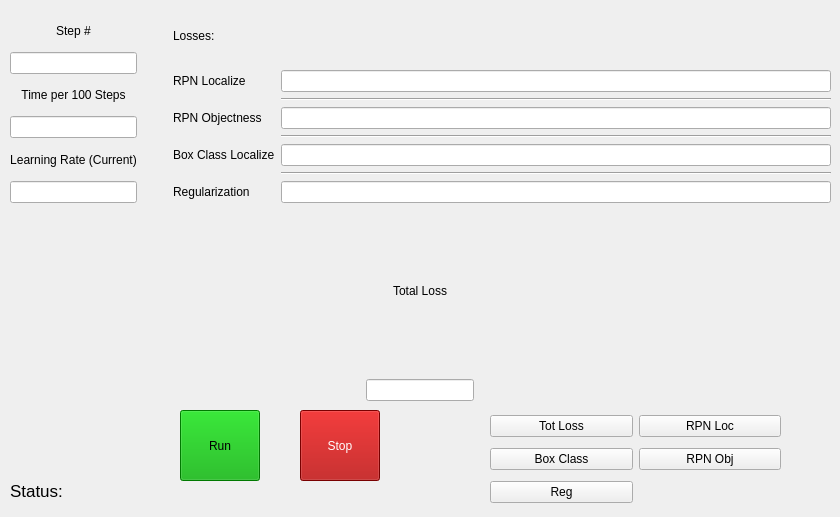
    <widget class="QWidget" name="run_page">
     <widget class="QLabel" name="running_status">
      <property name="geometry">
       <rect>
        <x>10</x>
        <y>480</y>
        <width>491</width>
        <height>21</height>
       </rect>
      </property>
      <property name="font">
       <font>
        <pointsize>13</pointsize>
       </font>
      </property>
      <property name="text">
       <string>Status: </string>
      </property>
     </widget>
     <widget class="QWidget" name="gridLayoutWidget">
      <property name="geometry">
       <rect>
        <x>10</x>
        <y>10</y>
        <width>821</width>
        <height>391</height>
       </rect>
      </property>
      <layout class="QGridLayout" name="gridLayout">
       <item row="0" column="0">
        <layout class="QHBoxLayout" name="horizontalLayout_2">
         <item>
          <layout class="QVBoxLayout" name="verticalLayout_3">
           <item>
            <spacer name="verticalSpacer_27">
             <property name="orientation">
              <enum>Qt::Vertical</enum>
             </property>
             <property name="sizeType">
              <enum>QSizePolicy::Fixed</enum>
             </property>
             <property name="sizeHint" stdset="0">
              <size>
               <width>20</width>
               <height>5</height>
              </size>
             </property>
            </spacer>
           </item>
           <item>
            <widget class="QLabel" name="Step_Num">
             <property name="text">
              <string>Step #</string>
             </property>
             <property name="alignment">
              <set>Qt::AlignCenter</set>
             </property>
            </widget>
           </item>
           <item>
            <widget class="QLineEdit" name="step_value">
             <property name="sizePolicy">
              <sizepolicy hsizetype="Preferred" vsizetype="Fixed">
               <horstretch>0</horstretch>
               <verstretch>0</verstretch>
              </sizepolicy>
             </property>
            </widget>
           </item>
           <item>
            <widget class="QLabel" name="Step_Time">
             <property name="text">
              <string>Time per 100 Steps</string>
             </property>
             <property name="alignment">
              <set>Qt::AlignCenter</set>
             </property>
            </widget>
           </item>
           <item>
            <widget class="QLineEdit" name="step_time_value">
             <property name="sizePolicy">
              <sizepolicy hsizetype="Preferred" vsizetype="Fixed">
               <horstretch>0</horstretch>
               <verstretch>0</verstretch>
              </sizepolicy>
             </property>
            </widget>
           </item>
           <item>
            <widget class="QLabel" name="Learning_Rate">
             <property name="text">
              <string>Learning Rate (Current)</string>
             </property>
             <property name="alignment">
              <set>Qt::AlignCenter</set>
             </property>
            </widget>
           </item>
           <item>
            <widget class="QLineEdit" name="learning_rate_value">
             <property name="sizePolicy">
              <sizepolicy hsizetype="Preferred" vsizetype="Fixed">
               <horstretch>0</horstretch>
               <verstretch>0</verstretch>
              </sizepolicy>
             </property>
            </widget>
           </item>
          </layout>
         </item>
         <item>
          <spacer name="horizontalSpacer">
           <property name="orientation">
            <enum>Qt::Horizontal</enum>
           </property>
           <property name="sizeType">
            <enum>QSizePolicy::Fixed</enum>
           </property>
           <property name="sizeHint" stdset="0">
            <size>
             <width>30</width>
             <height>20</height>
            </size>
           </property>
          </spacer>
         </item>
         <item>
          <layout class="QVBoxLayout" name="verticalLayout_4">
           <item>
            <spacer name="verticalSpacer_30">
             <property name="orientation">
              <enum>Qt::Vertical</enum>
             </property>
             <property name="sizeType">
              <enum>QSizePolicy::Fixed</enum>
             </property>
             <property name="sizeHint" stdset="0">
              <size>
               <width>20</width>
               <height>9</height>
              </size>
             </property>
            </spacer>
           </item>
           <item>
            <widget class="QLabel" name="Losses">
             <property name="text">
              <string>Losses:</string>
             </property>
            </widget>
           </item>
           <item>
            <layout class="QFormLayout" name="formLayout_5">
             <item row="1" column="0">
              <widget class="QLabel" name="RPN_Localize">
               <property name="text">
                <string>RPN Localize</string>
               </property>
              </widget>
             </item>
             <item row="1" column="1">
              <widget class="QLineEdit" name="RPN_loc_loss_value"/>
             </item>
             <item row="3" column="0">
              <widget class="QLabel" name="RPN_Objectness">
               <property name="text">
                <string>RPN Objectness</string>
               </property>
              </widget>
             </item>
             <item row="3" column="1">
              <widget class="QLineEdit" name="obj_loss_value"/>
             </item>
             <item row="5" column="0">
              <widget class="QLabel" name="Box_Class_Localize">
               <property name="text">
                <string>Box Class Localize</string>
               </property>
              </widget>
             </item>
             <item row="5" column="1">
              <widget class="QLineEdit" name="BC_loc_loss_value"/>
             </item>
             <item row="7" column="0">
              <widget class="QLabel" name="Regularization">
               <property name="text">
                <string>Regularization</string>
               </property>
              </widget>
             </item>
             <item row="7" column="1">
              <widget class="QLineEdit" name="reg_loss_value"/>
             </item>
             <item row="2" column="1">
              <widget class="Line" name="line_10">
               <property name="orientation">
                <enum>Qt::Horizontal</enum>
               </property>
              </widget>
             </item>
             <item row="2" column="0">
              <widget class="Line" name="line_11">
               <property name="orientation">
                <enum>Qt::Horizontal</enum>
               </property>
              </widget>
             </item>
             <item row="4" column="1">
              <widget class="Line" name="line_12">
               <property name="orientation">
                <enum>Qt::Horizontal</enum>
               </property>
              </widget>
             </item>
             <item row="6" column="1">
              <widget class="Line" name="line_13">
               <property name="orientation">
                <enum>Qt::Horizontal</enum>
               </property>
              </widget>
             </item>
             <item row="6" column="0">
              <widget class="Line" name="line_14">
               <property name="orientation">
                <enum>Qt::Horizontal</enum>
               </property>
              </widget>
             </item>
             <item row="4" column="0">
              <widget class="Line" name="line_15">
               <property name="orientation">
                <enum>Qt::Horizontal</enum>
               </property>
              </widget>
             </item>
             <item row="0" column="1">
              <spacer name="verticalSpacer_28">
               <property name="orientation">
                <enum>Qt::Vertical</enum>
               </property>
               <property name="sizeType">
                <enum>QSizePolicy::Fixed</enum>
               </property>
               <property name="sizeHint" stdset="0">
                <size>
                 <width>20</width>
                 <height>5</height>
                </size>
               </property>
              </spacer>
             </item>
             <item row="0" column="0">
              <spacer name="verticalSpacer_29">
               <property name="orientation">
                <enum>Qt::Vertical</enum>
               </property>
               <property name="sizeType">
                <enum>QSizePolicy::Fixed</enum>
               </property>
               <property name="sizeHint" stdset="0">
                <size>
                 <width>20</width>
                 <height>5</height>
                </size>
               </property>
              </spacer>
             </item>
            </layout>
           </item>
          </layout>
         </item>
        </layout>
       </item>
       <item row="1" column="0">
        <layout class="QVBoxLayout" name="verticalLayout_2">
         <item>
          <layout class="QHBoxLayout" name="horizontalLayout_3">
           <item>
            <layout class="QVBoxLayout" name="verticalLayout_5">
             <item>
              <widget class="QLabel" name="Total_loss">
               <property name="text">
                <string>Total Loss</string>
               </property>
               <property name="alignment">
                <set>Qt::AlignCenter</set>
               </property>
              </widget>
             </item>
             <item>
              <widget class="QLineEdit" name="total_loss_value">
               <property name="sizePolicy">
                <sizepolicy hsizetype="Fixed" vsizetype="Fixed">
                 <horstretch>0</horstretch>
                 <verstretch>0</verstretch>
                </sizepolicy>
               </property>
               <property name="alignment">
                <set>Qt::AlignCenter</set>
               </property>
              </widget>
             </item>
            </layout>
           </item>
           <item>
            <layout class="QHBoxLayout" name="graph"/>
           </item>
          </layout>
         </item>
        </layout>
       </item>
      </layout>
     </widget>
     <widget class="QWidget" name="formLayoutWidget_3">
      <property name="geometry">
       <rect>
        <x>490</x>
        <y>410</y>
        <width>291</width>
        <height>98</height>
       </rect>
      </property>
      <layout class="QGridLayout" name="gridLayout_2">
       <item row="0" column="0">
        <widget class="QPushButton" name="Total_loss_btn">
         <property name="text">
          <string>Tot Loss</string>
         </property>
        </widget>
       </item>
       <item row="0" column="1">
        <widget class="QPushButton" name="rpn_loc_btn">
         <property name="text">
          <string>RPN Loc</string>
         </property>
        </widget>
       </item>
       <item row="1" column="0">
        <widget class="QPushButton" name="box_loss_btn">
         <property name="text">
          <string>Box Class</string>
         </property>
        </widget>
       </item>
       <item row="1" column="1">
        <widget class="QPushButton" name="rpn_obj_btn">
         <property name="text">
          <string>RPN Obj</string>
         </property>
        </widget>
       </item>
       <item row="2" column="0">
        <widget class="QPushButton" name="reg_loss_btn">
         <property name="text">
          <string>Reg</string>
         </property>
        </widget>
       </item>
      </layout>
     </widget>
     <widget class="QWidget" name="horizontalLayoutWidget_3">
      <property name="geometry">
       <rect>
        <x>180</x>
        <y>410</y>
        <width>200</width>
        <height>71</height>
       </rect>
      </property>
      <layout class="QHBoxLayout" name="horizontalLayout_6">
       <item>
        <widget class="QPushButton" name="run_model_train_btn">
         <property name="sizePolicy">
          <sizepolicy hsizetype="Expanding" vsizetype="Expanding">
           <horstretch>0</horstretch>
           <verstretch>0</verstretch>
          </sizepolicy>
         </property>
         <property name="styleSheet">
          <string notr="true">background-color: rgb(0, 170, 0);</string>
         </property>
         <property name="text">
          <string>Run</string>
         </property>
        </widget>
       </item>
       <item>
        <spacer name="horizontalSpacer_2">
         <property name="orientation">
          <enum>Qt::Horizontal</enum>
         </property>
         <property name="sizeHint" stdset="0">
          <size>
           <width>10</width>
           <height>10</height>
          </size>
         </property>
        </spacer>
       </item>
       <item>
        <widget class="QPushButton" name="stop_btn">
         <property name="sizePolicy">
          <sizepolicy hsizetype="Expanding" vsizetype="Expanding">
           <horstretch>0</horstretch>
           <verstretch>0</verstretch>
          </sizepolicy>
         </property>
         <property name="styleSheet">
          <string notr="true">background-color: rgb(170, 0, 0);
color: rgb(255, 255, 255);</string>
         </property>
         <property name="text">
          <string>Stop</string>
         </property>
        </widget>
       </item>
      </layout>
     </widget>
    </widget>
